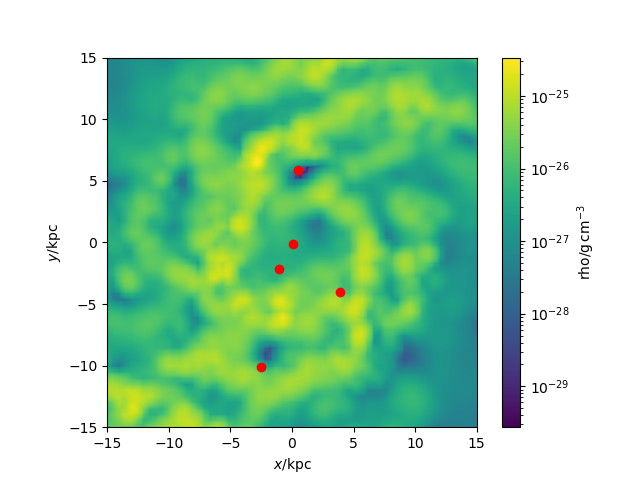

The script that saved this image:
#gas tempurature plot with BHs pos
import pynbody
import pynbody.plot.sph as sph
import matplotlib.pyplot as plt

#loading snapshot
s=pynbody.load('/mnt/data0/jillian/gguaman/cosmo25p.768sg1bwK1BHe75.008192')

#setting to physical units
s.physical_units()

#centering halo and aligning disk
pynbody.analysis.angmom.faceon(s)

#creating gas density slice
sph.image(s.g,qty="rho",units="g cm^-3",width=40)

#function to find BH
def findBH(s):
    BHfilter = pynbody.filt.LowPass('tform',0.0)
    BH = s.stars[BHfilter]
    return BH
BH = findBH(s)
print("The number of black holes is",len(BH))

#distance BH is from galaxy
#with pynbody.analysis.halo.center(s, mode='hyb'):
print([s],['pos'])

BHposition = BH['pos']
print("The black hole's position is", BHposition)

for i in range(len(BH)):
    BHx=BHposition[[i],0]
    BHy=BHposition[[i],1]
    BHz=BHposition[[i],2]
    plt.plot(BHx,BHy, 'ro')

#plt.show()
plt.savefig("galaxy109_dens.png")
